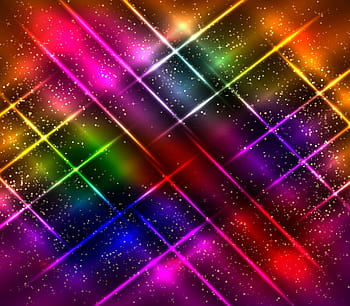
#> input picture colors.jpg, 350 x 306 px
$ python 'task image.py'
#> lines starting #> are read from the running program, lines starting #| are printed output that depends on the picture
import cv2
import numpy as np
import matplotlib.pyplot as plt


# load image using cv2
path= "colors.jpg"
image = cv2.imread(path)
#> image is the input picture: shape (306, 350, 3); mean B, G, R 55.8, 36.6, 106.1

#show image
plt.figure(figsize=(10,10))
# convert the image from BGR to RGB format.
plt.imshow(cv2.cvtColor(image,cv2.COLOR_BGR2RGB))
plt.show()

#display histogram
color = ('blue', 'green', 'red')
for i, col in enumerate(color):
    hist = cv2.calcHist([image], [i], None, [256], [0, 256])
    plt.plot(hist, color=col, label=col + " channel")

    plt.xlim([0, 256])
plt.legend()
plt.title("Histogram Channels")
plt.show()
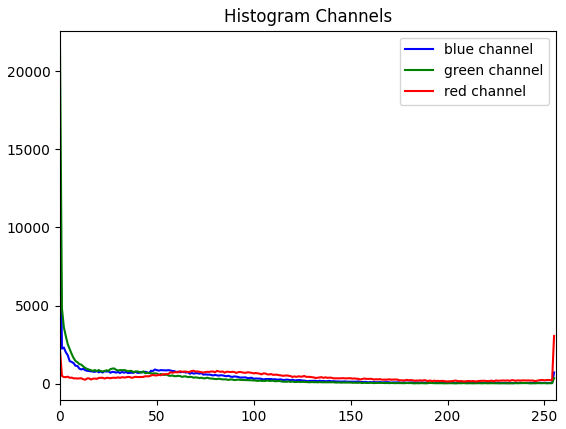
#> figure drawn by matplotlib, 1 panel; curve peaks at x = 0, y = 12141; curve peaks at x = 0, y = 21522; curve peaks at x = 255, y = 3057

# contract
alpha = 2
# for the brightness
beta = 100
edited_image = cv2.addWeighted(image, alpha, np.zeros_like(image), 0, beta)
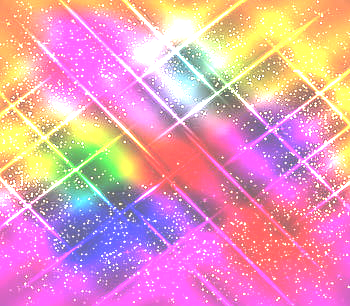
#> edited_image: shape (306, 350, 3); mean B, G, R 183.5, 157.9, 228.5

# Display the edited image

plt.figure(figsize=(10,10))
plt.imshow(cv2.cvtColor(edited_image,cv2.COLOR_BGR2RGB))
plt.show()

#display edited histogram
color = ('blue', 'green', 'red')
for i, col in enumerate(color):
    hist = cv2.calcHist([edited_image], [i], None, [256], [0, 256])
    plt.plot(hist, color=col, label=col + " channel")

    plt.xlim([0, 256])
plt.legend()
plt.title("Edited Histogram Channels")
plt.show()
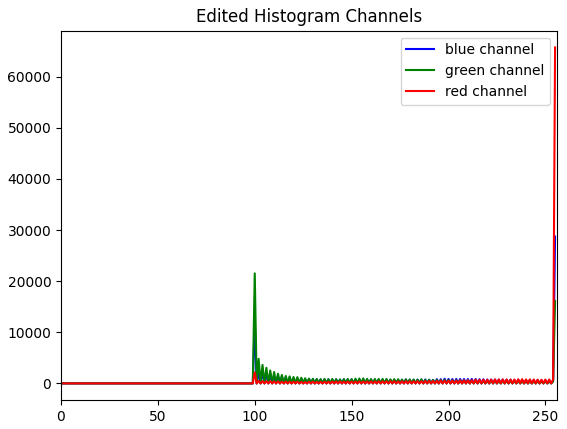
#> figure drawn by matplotlib, 1 panel; curve peaks at x = 255, y = 28725; curve peaks at x = 100, y = 21522; curve peaks at x = 255, y = 65727
